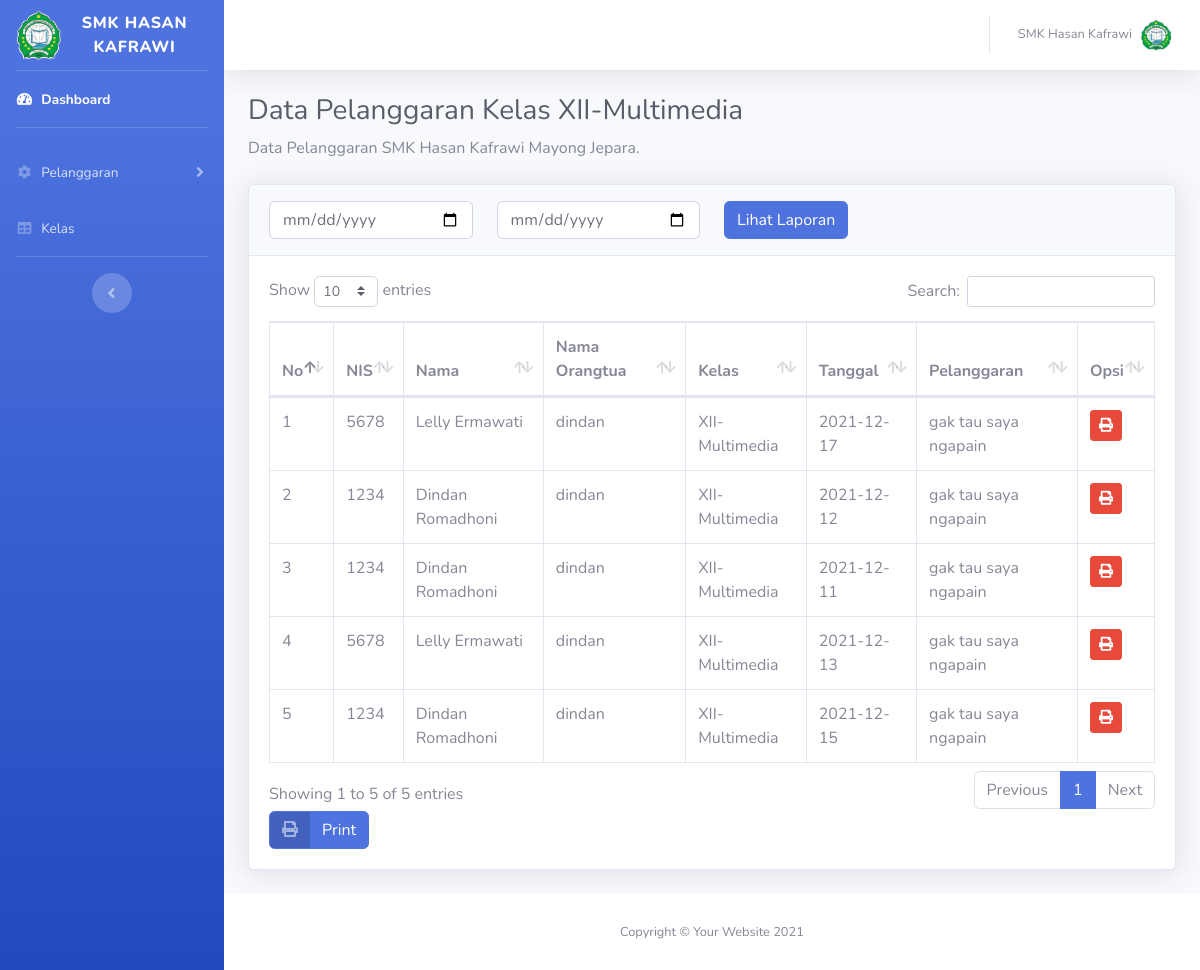
Page /admin/dataxiimm.php (signed in) on the committed database.
### tables this page shows
CREATE TABLE `pelanggaran` (
  `no_peringatan` int(11) NOT NULL,
  `nis` int(40) NOT NULL,
  `nama_user` varchar(60) NOT NULL,
  `nama_wali` varchar(60) NOT NULL,
  `nama_kelas` varchar(15) NOT NULL,
  `tanggal` date NOT NULL,
  `pelanggaran` varchar(100) NOT NULL
);

### admin/dataxiimm.php (the view, shortened to what this page needs)
<?php
include 'sess_check.php';
$admin = mysqli_query($koneksi,"SELECT * FROM admin ORDER BY admin_id DESC");
$a = mysqli_fetch_array($admin);
?>
<!DOCTYPE html>
<html lang="en">
<head>
    <link href="../assets/vendor/fontawesome-free/css/all.min.css" rel="stylesheet" type="text/css">
    <link href="../assets/css/sb-admin-2.min.css" rel="stylesheet">
    <link href="../assets/vendor/datatables/dataTables.bootstrap4.min.css" rel="stylesheet">
</head>
<body id="page-top">
    <div id="wrapper">
        <ul class="navbar-nav bg-gradient-primary sidebar sidebar-dark accordion" id="accordionSidebar">
            <a class="sidebar-brand d-flex align-items-center justify-content-center" href="index.php">
                <div class="sidebar-brand-icon">
                    <img src="../assets/img/logo.png" width="45px" alt="">
                </div>
                <div class="sidebar-brand-text mx-3">SMK Hasan Kafrawi</div>
            </a>
            <hr class="sidebar-divider my-0">
            <li class="nav-item active">
                <a class="nav-link" href="index.php">
                    <i class="fas fa-fw fa-tachometer-alt"></i>
                    <span>Dashboard</span></a>
            </li>
            <hr class="sidebar-divider">
            <li class="nav-item">
                <a class="nav-link collapsed" href="#" data-toggle="collapse" data-target="#collapseTwo"
                    aria-expanded="true" aria-controls="collapseTwo">
                    <i class="fas fa-fw fa-cog"></i>
                    <span>Pelanggaran</span>
                </a>
            </li>
            <li class="nav-item">
                <a class="nav-link" href="data_kelas.php">
                    <i class="fas fa-fw fa-table"></i>
                    <span>Kelas</span></a>
            </li>
            <hr class="sidebar-divider d-none d-md-block">
            <div class="text-center d-none d-md-inline">
                <button class="rounded-circle border-0" id="sidebarToggle"></button>
            </div>
        </ul>
        <div id="content-wrapper" class="d-flex flex-column">
            <div id="content">
                <nav class="navbar navbar-expand navbar-light bg-white topbar mb-4 static-top shadow">
                    <ul class="navbar-nav ml-auto">
                        <li class="nav-item dropdown no-arrow">
                            <a class="nav-link dropdown-toggle" href="#" id="userDropdown" role="button"
                                data-toggle="dropdown" aria-haspopup="true" aria-expanded="false">
                                <span class="mr-2 d-none d-lg-inline text-gray-600 small"><?= $a['nama_adm']; ?></span>
                                <img class="img-profile rounded-circle"
                                    src="../assets/img/logo.png">
                            </a>
                        </li>
                    </ul>
                </nav>
                <div class="container-fluid">
                    <h1 class="h3 mb-2 text-gray-800">Data Pelanggaran Kelas XII-Multimedia</h1>
                    <p class="mb-4">Data Pelanggaran SMK Hasan Kafrawi Mayong Jepara.</p>
                    <div class="card shadow mb-4">
                        <div class="card-header py-3">
                        <form method="get" name="laporan" enctype="multipart/form-data" onSubmit="return valid();">
                            <div class="row">
                            <div class="col-sm-3">
                                <div class="form-grup">
                                <input type="date" name="awal" class="form-control" required>
                                </div>
                            </div>
                                <div class="col-sm-3">
                                <div class="form-grup">
                                <input type="date" name="akhir" class="form-control" required>
                                </div>
                                </div>
                                <div class="col-sm-3">
                                    <div class="form-grup">
                                <input type="submit" name="submit" class="btn btn-primary" value="Lihat Laporan">
                                </div>
                                </div>
                            </div>
                            </form>
                        </div>
                        <div class="card-body">
                            <div class="table-responsive">
                                <table class="table table-bordered" id="dataTable" width="100%" cellspacing="0">
                                    <thead>
                                        <tr>
                                            <th width="1%">No</th>
                                            <th>NIS</th>
                                            <th>Nama</th>
                                            <th>Nama Orangtua</th>
                                            <th>Kelas</th>
                                            <th>Tanggal</th>
                                            <th>Pelanggaran</th>
                                            <th width="1%">Opsi</th>
                                        </tr>
                                    </thead>
                                    <tbody>
                                    <?php
                                            $no = 1;
                                            if(isset($_GET['submit'])){
                                                $mulai 	 = $_GET['awal'];
                                                $selesai = $_GET['akhir'];
                                                $kelas = mysqli_query($koneksi, "SELECT * FROM pelanggaran WHERE nama_kelas = 'XII-Multimedia' AND tanggal BETWEEN '".$mulai."' AND '".$selesai."' ORDER BY tanggal DESC");
                                            } else {
                                                $kelas = mysqli_query($koneksi, "SELECT * FROM pelanggaran WHERE nama_kelas = 'XII-Multimedia' ORDER BY no_peringatan DESC");
                                            }
                                                while($d = mysqli_fetch_array($kelas)){
                                        ?>
                                        <tr>
                                            <td><?= $no++; ?></td>
                                            <td><?= $d['nis'];?></td>
                                            <td><?= $d['nama_user'];?></td>
                                            <td><?= $d['nama_wali'];?></td>
                                            <td><?= $d['nama_kelas'];?></td>
                                            <td><?= $d['tanggal'];?></td>
                                            <td><?= $d['pelanggaran'];?></td>
                                            <td>
                                               <a href="nis/laporanxiimm.php?nis=<?= $d['nis']; ?>" target="_blank" class="btn btn-sm btn-danger"><i class="fas fa-print"></i></a>
                                            </td>
                                        </tr>
                                        <?php } ?>
                                    </tbody>
                                </table>
                                    <div class="form-grup">
                                    <a href="print/laporanxiimm.php?awal=<?php echo $mulai;?>&akhir=<?php echo $selesai;?>" target="_blank" class="btn btn-primary btn-icon-split">
                                        <span class="icon text-white-50">
                                        <i class="fas fa-print"></i>
                                        </span>
                                        <span class="text">Print</span>
                                    </a>
                                    </div>
                            </div>
                        </div>
                    </div>
                </div>
            </div>
            <footer class="sticky-footer bg-white">
                <div class="container my-auto">
                    <div class="copyright text-center my-auto">
                        <span>Copyright &copy; Your Website 2021</span>
                    </div>
                </div>
            </footer>
        </div>
    </div>
</body>
</html>

### rows in the picture
pelanggaran: nis "5678", nama_user "Lelly Ermawati", nama_wali "dindan", nama_kelas "XII-Multimedia", tanggal "2021-12-17", pelanggaran "gak tau saya ngapain"
pelanggaran: nis "1234", nama_user "Dindan Romadhoni", nama_wali "dindan", nama_kelas "XII-Multimedia", tanggal "2021-12-12", pelanggaran "gak tau saya ngapain"
pelanggaran: nis "1234", nama_user "Dindan Romadhoni", nama_wali "dindan", nama_kelas "XII-Multimedia", tanggal "2021-12-11", pelanggaran "gak tau saya ngapain"
pelanggaran: nis "5678", nama_user "Lelly Ermawati", nama_wali "dindan", nama_kelas "XII-Multimedia", tanggal "2021-12-13", pelanggaran "gak tau saya ngapain"
pelanggaran: nis "1234", nama_user "Dindan Romadhoni", nama_wali "dindan", nama_kelas "XII-Multimedia", tanggal "2021-12-15", pelanggaran "gak tau saya ngapain"

### other values in the picture
$a['nama_adm'] "SMK Hasan Kafrawi"
